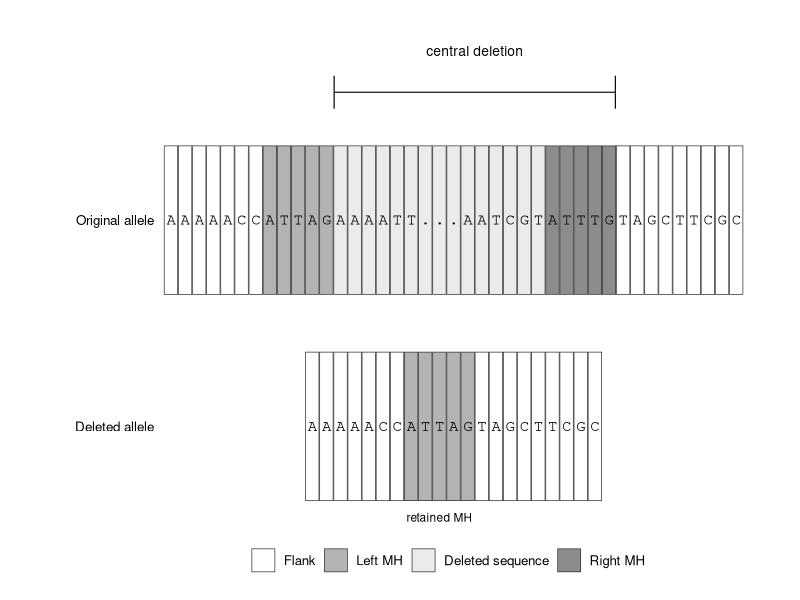

The R script that drew this image:
library(ggplot2)
library(dplyr)
library(tibble)

.seq_df <- function(chars, x_start, y, fill_group) {
  tibble(
    x = seq_along(chars) + x_start - 1,
    y = y,
    nt = chars,
    fill_group = fill_group
  )
}

plot_mh_deletion <- function(
    left_flank,
    left_mh,
    deleted_middle,
    right_mh,
    right_flank,
    top_label = "Original allele",
    bottom_label = "Deleted allele",
    deletion_label = "central deletion",
    family = "mono"
) {
  
  lf  <- strsplit(left_flank, "")[[1]]
  lmh <- strsplit(left_mh, "")[[1]]
  del <- strsplit(deleted_middle, "")[[1]]
  rmh <- strsplit(right_mh, "")[[1]]
  rf  <- strsplit(right_flank, "")[[1]]
  
  #### top row ####
  x0 <- 1
  
  top_lf  <- .seq_df(lf,  x0, 2, "flank")
  x1 <- max(top_lf$x) + 1
  
  top_lmh <- .seq_df(lmh, x1, 2, "left_mh")
  x2 <- max(top_lmh$x) + 1
  
  top_del <- .seq_df(del, x2, 2, "deleted")
  x3 <- if (length(del) > 0) max(top_del$x) + 1 else x2
  
  top_rmh <- .seq_df(rmh, x3, 2, "right_mh")
  x4 <- max(top_rmh$x) + 1
  
  top_rf  <- .seq_df(rf,  x4, 2, "flank")
  
  top_df <- bind_rows(top_lf, top_lmh, top_del, top_rmh, top_rf)
  
  #### bottom row ####
  bottom_total_width <- length(lf) + length(lmh) + length(rf)
  top_total_width <- max(top_df$x)
  
  bottom_x0 <- floor((top_total_width - bottom_total_width) / 2) + 1
  
  bot_lf <- .seq_df(lf, bottom_x0, 1, "flank")
  xb1 <- max(bot_lf$x) + 1
  
  bot_mh <- .seq_df(lmh, xb1, 1, "left_mh")
  xb2 <- max(bot_mh$x) + 1
  
  bot_rf <- .seq_df(rf, xb2, 1, "flank")
  
  bottom_df <- bind_rows(bot_lf, bot_mh, bot_rf)
  
  plot_df <- bind_rows(top_df, bottom_df)
  
  #### deleted region bracket ####
  if (length(del) > 0) {
    del_start <- min(top_del$x)
    del_end   <- max(top_rmh$x)
  } else {
    del_start <- min(top_rmh$x)
    del_end   <- max(top_rmh$x)
  }
  
  bot_mh_center <- mean(bot_mh$x)
  
  p <- ggplot(plot_df, aes(x = x, y = y)) +
    geom_tile(
      aes(fill = fill_group),
      width = 0.95,
      height = 0.72,
      color = "grey20",
      linewidth = 0.25
    ) +
    geom_text(
      aes(label = nt),
      family = family,
      size = 4
    ) +
    
    annotate(
      "segment",
      x = del_start - 0.45,
      xend = del_end + 0.45,
      y = 2.62,
      yend = 2.62,
      linewidth = 0.4
    ) +
    annotate(
      "segment",
      x = del_start - 0.45,
      xend = del_start - 0.45,
      y = 2.54,
      yend = 2.70,
      linewidth = 0.4
    ) +
    annotate(
      "segment",
      x = del_end + 0.45,
      xend = del_end + 0.45,
      y = 2.54,
      yend = 2.70,
      linewidth = 0.4
    ) +
    annotate(
      "text",
      x = mean(c(del_start, del_end)),
      y = 2.82,
      label = deletion_label,
      size = 3.5
    ) +
    
    annotate(
      "text",
      x = min(plot_df$x) - 1.2,
      y = 2,
      label = top_label,
      hjust = 1,
      size = 3.4
    ) +
    annotate(
      "text",
      x = min(plot_df$x) - 1.2,
      y = 1,
      label = bottom_label,
      hjust = 1,
      size = 3.4
    ) +
    
    annotate(
      "text",
      x = bot_mh_center,
      y = 0.56,
      label = "retained MH",
      size = 3
    ) +
    
    scale_fill_manual(
      values = c(
        flank    = "white",
        left_mh  = "grey70",
        deleted  = "grey92",
        right_mh = "grey55"
      ),
      breaks = c("flank", "left_mh", "deleted", "right_mh"),
      labels = c("Flank", "Left MH", "Deleted sequence", "Right MH"),
      name = NULL
    ) +
    coord_cartesian(clip = "off") +
    theme_void(base_size = 12) +
    theme(
      legend.position = "bottom",
      plot.margin = margin(20, 20, 20, 90)
    )
  
  p
}


pmd <- plot_mh_deletion(
  left_flank     = "AAAAACC",
  left_mh        = "ATTAG",
  deleted_middle = "AAAATT...AATCGT",
  right_mh       = "ATTTG",
  right_flank    = "TAGCTTCGC",
  deletion_label = "central deletion"
)



pdf("outputs/plots/hopper_central_del_scheme.pdf", width = 9, height = 3)
pmd
dev.off()
